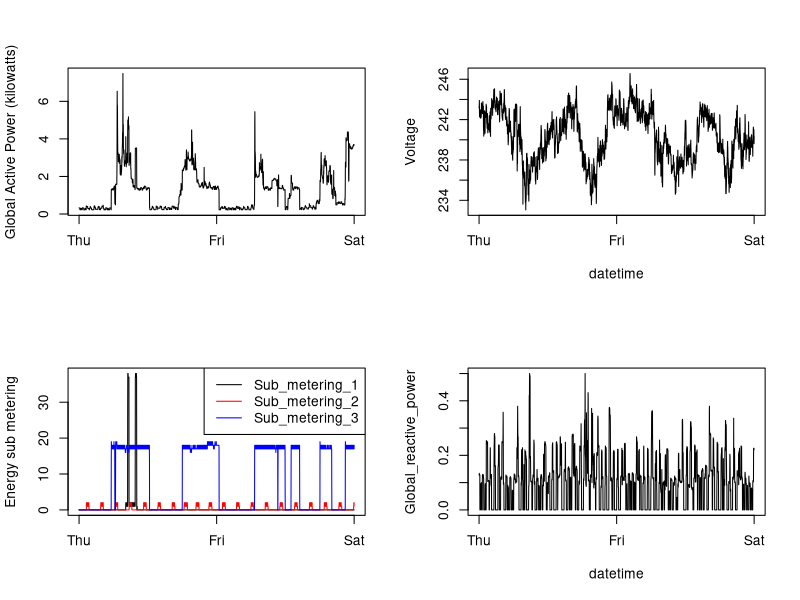

The R script that drew this image:
setwd("C:\\Users\\Administrator\\Desktop\\Data-Science-Specialization\\4_exploratory\\project_1")
dat <- read.csv("sub.csv")
dat <- dat[order(dat[,"TIME"]),]
dat$TIME <- strptime(dat$TIME, format = "%Y-%m-%d %H:%M:%S")

par(mfcol = c(2,2))
with(dat,{
    plot(dat$TIME, dat$Global_active_power, type = "l", xaxt = "n", xlab = "", ylab = "Global Active Power (kilowatts)") 
    axis.POSIXct(1, at = c("2007-02-01 00:00:00", "2007-02-02 00:00:00", "2007-02-02 23:59:00"), labels = c("Thu", "Fri", "Sat"))
    
    plot(TIME, Sub_metering_1, type = "l", xaxt = "n", xlab = "", ylab = "Energy sub metering")
    lines(TIME, Sub_metering_2, col = "red", type = "l", xaxt = "n")
    lines(TIME, Sub_metering_3, col = "blue", type = "l", xaxt = "n")
    legend("topright", lty = 1, col = c("black", "red", "blue"), legend = c("Sub_metering_1", "Sub_metering_2", "Sub_metering_3"))
    axis.POSIXct(1, at = c("2007-02-01 00:00:00", "2007-02-02 00:00:00", "2007-02-02 23:59:00"), labels = c("Thu", "Fri", "Sat"))
    
    plot(TIME, Voltage, type = "l", xaxt = "n", xlab = "datetime")
    axis.POSIXct(1, at = c("2007-02-01 00:00:00", "2007-02-02 00:00:00", "2007-02-02 23:59:00"), labels = c("Thu", "Fri", "Sat"))
    
    plot(TIME, Global_reactive_power, type = "l", xaxt = "n", xlab = "datetime")
    axis.POSIXct(1, at = c("2007-02-01 00:00:00", "2007-02-02 00:00:00", "2007-02-02 23:59:00"), labels = c("Thu", "Fri", "Sat"))
})

dev.copy(png, file = "plot4.png")
dev.off()